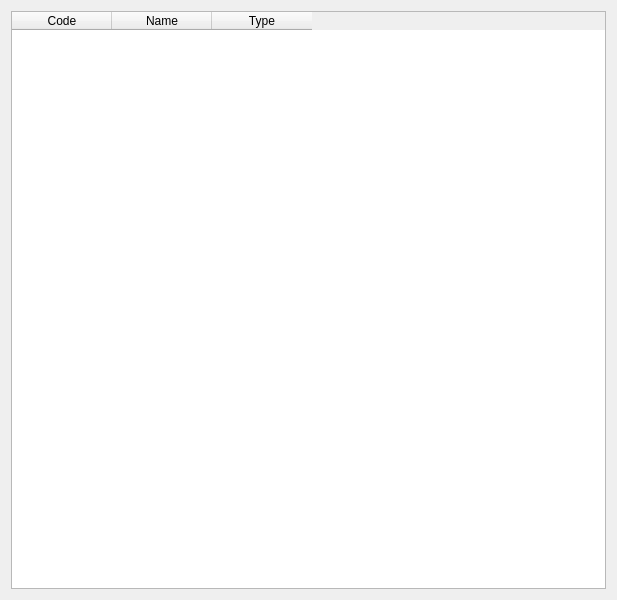
<?xml version="1.0" encoding="UTF-8"?>
<ui version="4.0">
 <class>lexanalys</class>
 <widget class="QDialog" name="lexanalys">
  <property name="geometry">
   <rect>
    <x>0</x>
    <y>0</y>
    <width>617</width>
    <height>600</height>
   </rect>
  </property>
  <property name="windowTitle">
   <string>Lexical analis</string>
  </property>
  <layout class="QVBoxLayout" name="verticalLayout">
   <item>
    <widget class="QTableWidget" name="tableWidget">
     <column>
      <property name="text">
       <string>Code</string>
      </property>
     </column>
     <column>
      <property name="text">
       <string>Name</string>
      </property>
     </column>
     <column>
      <property name="text">
       <string>Type</string>
      </property>
     </column>
    </widget>
   </item>
  </layout>
 </widget>
 <resources/>
 <connections/>
</ui>
